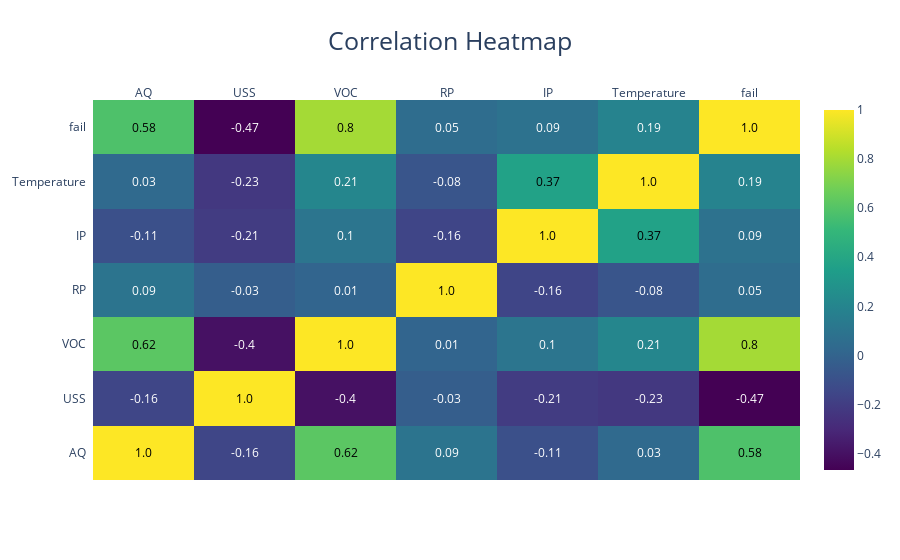

Notebook cell for this chart:
### Code cell
# Correlation Heatmap
corr = data.corr()
fig = ff.create_annotated_heatmap(
    z=corr.values,
    x=list(corr.columns),
    y=list(corr.index),
    annotation_text=corr.round(2).values,
    showscale=True,
    colorscale='Viridis')
fig.update_layout(title_text='Correlation Heatmap', title_font=dict(size=25), title_x=0.5)
fig.show()

### Figure 1 — Plotly figure (JSON) as saved in the notebook; plotly's stock layout.template omitted (floating-point values rounded to 4 significant figures)
{"data": [{"colorscale": [[0, "#440154"], [0.1111, "#482878"], [0.2222, "#3e4989"], [0.3333, "#31688e"], [0.4444, "#26828e"], [0.5556, "#1f9e89"], [0.6667, "#35b779"], [0.7778, "#6ece58"], [0.8889, "#b5de2b"], [1, "#fde725"]], "reversescale": false, "showscale": true, "type": "heatmap", "x": ["AQ", "USS", "VOC", "RP", "IP", "Temperature", "fail"], "y": ["AQ", "USS", "VOC", "RP", "IP", "Temperature", "fail"], "z": [[1, -0.1569, 0.6186, 0.09466, -0.1059, 0.03433, 0.5832], [-0.1569, 1, -0.3995, -0.03255, -0.2064, -0.2251, -0.4666], [0.6186, -0.3995, 1, 0.008023, 0.1036, 0.209, 0.7973], [0.09466, -0.03255, 0.008023, 1, -0.1588, -0.0785, 0.05367], [-0.1059, -0.2064, 0.1036, -0.1588, 1, 0.3728, 0.08562], [0.03433, -0.2251, 0.209, -0.0785, 0.3728, 1, 0.1903], [0.5832, -0.4666, 0.7973, 0.05367, 0.08562, 0.1903, 1]]}], "layout": {"annotations": [{"font": {"color": "#000000"}, "showarrow": false, "text": "1.0", "x": "AQ", "xref": "x", "y": "AQ", "yref": "y"}, {"font": {"color": "#FFFFFF"}, "showarrow": false, "text": "-0.16", "x": "USS", "xref": "x", "y": "AQ", "yref": "y"}, {"font": {"color": "#000000"}, "showarrow": false, "text": "0.62", "x": "VOC", "xref": "x", "y": "AQ", "yref": "y"}, {"font": {"color": "#FFFFFF"}, "showarrow": false, "text": "0.09", "x": "RP", "xref": "x", "y": "AQ", "yref": "y"}, {"font": {"color": "#FFFFFF"}, "showarrow": false, "text": "-0.11", "x": "IP", "xref": "x", "y": "AQ", "yref": "y"}, {"font": {"color": "#FFFFFF"}, "showarrow": false, "text": "0.03", "x": "Temperature", "xref": "x", "y": "AQ", "yref": "y"}, {"font": {"color": "#000000"}, "showarrow": false, "text": "0.58", "x": "fail", "xref": "x", "y": "AQ", "yref": "y"}, {"font": {"color": "#FFFFFF"}, "showarrow": false, "text": "-0.16", "x": "AQ", "xref": "x", "y": "USS", "yref": "y"}, {"font": {"color": "#000000"}, "showarrow": false, "text": "1.0", "x": "USS", "xref": "x", "y": "USS", "yref": "y"}, {"font": {"color": "#FFFFFF"}, "showarrow": false, "text": "-0.4", "x": "VOC", "xref": "x", "y": "USS", "yref": "y"}, {"font": {"color": "#FFFFFF"}, "showarrow": false, "text": "-0.03", "x": "RP", "xref": "x", "y": "USS", "yref": "y"}, {"font": {"color": "#FFFFFF"}, "showarrow": false, "text": "-0.21", "x": "IP", "xref": "x", "y": "USS", "yref": "y"}, {"font": {"color": "#FFFFFF"}, "showarrow": false, "text": "-0.23", "x": "Temperature", "xref": "x", "y": "USS", "yref": "y"}, {"font": {"color": "#FFFFFF"}, "showarrow": false, "text": "-0.47", "x": "fail", "xref": "x", "y": "USS", "yref": "y"}, {"font": {"color": "#000000"}, "showarrow": false, "text": "0.62", "x": "AQ", "xref": "x", "y": "VOC", "yref": "y"}, {"font": {"color": "#FFFFFF"}, "showarrow": false, "text": "-0.4", "x": "USS", "xref": "x", "y": "VOC", "yref": "y"}, {"font": {"color": "#000000"}, "showarrow": false, "text": "1.0", "x": "VOC", "xref": "x", "y": "VOC", "yref": "y"}, {"font": {"color": "#FFFFFF"}, "showarrow": false, "text": "0.01", "x": "RP", "xref": "x", "y": "VOC", "yref": "y"}, {"font": {"color": "#FFFFFF"}, "showarrow": false, "text": "0.1", "x": "IP", "xref": "x", "y": "VOC", "yref": "y"}, {"font": {"color": "#FFFFFF"}, "showarrow": false, "text": "0.21", "x": "Temperature", "xref": "x", "y": "VOC", "yref": "y"}, {"font": {"color": "#000000"}, "showarrow": false, "text": "0.8", "x": "fail", "xref": "x", "y": "VOC", "yref": "y"}, {"font": {"color": "#FFFFFF"}, "showarrow": false, "text": "0.09", "x": "AQ", "xref": "x", "y": "RP", "yref": "y"}, {"font": {"color": "#FFFFFF"}, "showarrow": false, "text": "-0.03", "x": "USS", "xref": "x", "y": "RP", "yref": "y"}, {"font": {"color": "#FFFFFF"}, "showarrow": false, "text": "0.01", "x": "VOC", "xref": "x", "y": "RP", "yref": "y"}, {"font": {"color": "#000000"}, "showarrow": false, "text": "1.0", "x": "RP", "xref": "x", "y": "RP", "yref": "y"}, {"font": {"color": "#FFFFFF"}, "showarrow": false, "text": "-0.16", "x": "IP", "xref": "x", "y": "RP", "yref": "y"}, {"font": {"color": "#FFFFFF"}, "showarrow": false, "text": "-0.08", "x": "Temperature", "xref": "x", "y": "RP", "yref": "y"}, {"font": {"color": "#FFFFFF"}, "showarrow": false, "text": "0.05", "x": "fail", "xref": "x", "y": "RP", "yref": "y"}, {"font": {"color": "#FFFFFF"}, "showarrow": false, "text": "-0.11", "x": "AQ", "xref": "x", "y": "IP", "yref": "y"}, {"font": {"color": "#FFFFFF"}, "showarrow": false, "text": "-0.21", "x": "USS", "xref": "x", "y": "IP", "yref": "y"}, {"font": {"color": "#FFFFFF"}, "showarrow": false, "text": "0.1", "x": "VOC", "xref": "x", "y": "IP", "yref": "y"}, {"font": {"color": "#FFFFFF"}, "showarrow": false, "text": "-0.16", "x": "RP", "xref": "x", "y": "IP", "yref": "y"}, {"font": {"color": "#000000"}, "showarrow": false, "text": "1.0", "x": "IP", "xref": "x", "y": "IP", "yref": "y"}, {"font": {"color": "#000000"}, "showarrow": false, "text": "0.37", "x": "Temperature", "xref": "x", "y": "IP", "yref": "y"}, {"font": {"color": "#FFFFFF"}, "showarrow": false, "text": "0.09", "x": "fail", "xref": "x", "y": "IP", "yref": "y"}, {"font": {"color": "#FFFFFF"}, "showarrow": false, "text": "0.03", "x": "AQ", "xref": "x", "y": "Temperature", "yref": "y"}, {"font": {"color": "#FFFFFF"}, "showarrow": false, "text": "-0.23", "x": "USS", "xref": "x", "y": "Temperature", "yref": "y"}, {"font": {"color": "#FFFFFF"}, "showarrow": false, "text": "0.21", "x": "VOC", "xref": "x", "y": "Temperature", "yref": "y"}, {"font": {"color": "#FFFFFF"}, "showarrow": false, "text": "-0.08", "x": "RP", "xref": "x", "y": "Temperature", "yref": "y"}, {"font": {"color": "#000000"}, "showarrow": false, "text": "0.37", "x": "IP", "xref": "x", "y": "Temperature", "yref": "y"}, {"font": {"color": "#000000"}, "showarrow": false, "text": "1.0", "x": "Temperature", "xref": "x", "y": "Temperature", "yref": "y"}, {"font": {"color": "#FFFFFF"}, "showarrow": false, "text": "0.19", "x": "fail", "xref": "x", "y": "Temperature", "yref": "y"}, {"font": {"color": "#000000"}, "showarrow": false, "text": "0.58", "x": "AQ", "xref": "x", "y": "fail", "yref": "y"}, {"font": {"color": "#FFFFFF"}, "showarrow": false, "text": "-0.47", "x": "USS", "xref": "x", "y": "fail", "yref": "y"}, {"font": {"color": "#000000"}, "showarrow": false, "text": "0.8", "x": "VOC", "xref": "x", "y": "fail", "yref": "y"}, {"font": {"color": "#FFFFFF"}, "showarrow": false, "text": "0.05", "x": "RP", "xref": "x", "y": "fail", "yref": "y"}, {"font": {"color": "#FFFFFF"}, "showarrow": false, "text": "0.09", "x": "IP", "xref": "x", "y": "fail", "yref": "y"}, {"font": {"color": "#FFFFFF"}, "showarrow": false, "text": "0.19", "x": "Temperature", "xref": "x", "y": "fail", "yref": "y"}, {"font": {"color": "#000000"}, "showarrow": false, "text": "1.0", "x": "fail", "xref": "x", "y": "fail", "yref": "y"}], "title": {"font": {"size": 25}, "text": "Correlation Heatmap", "x": 0.5}, "xaxis": {"dtick": 1, "gridcolor": "rgb(0, 0, 0)", "side": "top", "ticks": ""}, "yaxis": {"dtick": 1, "ticks": "", "ticksuffix": "  "}}}
